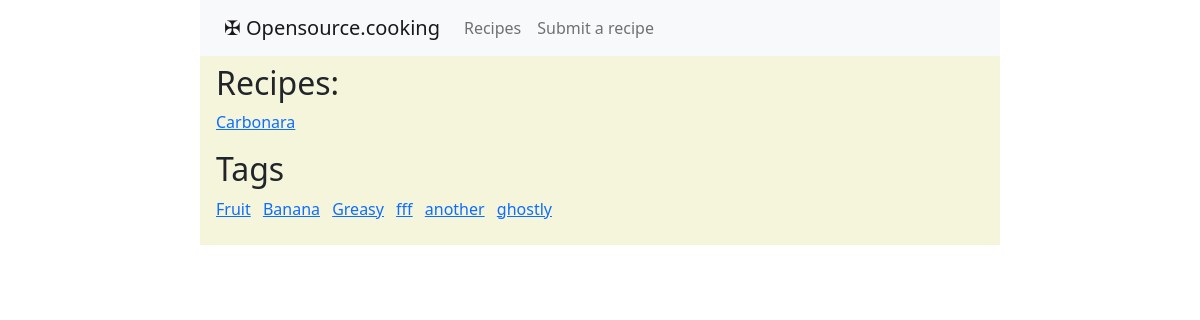
The app's page /, older data.
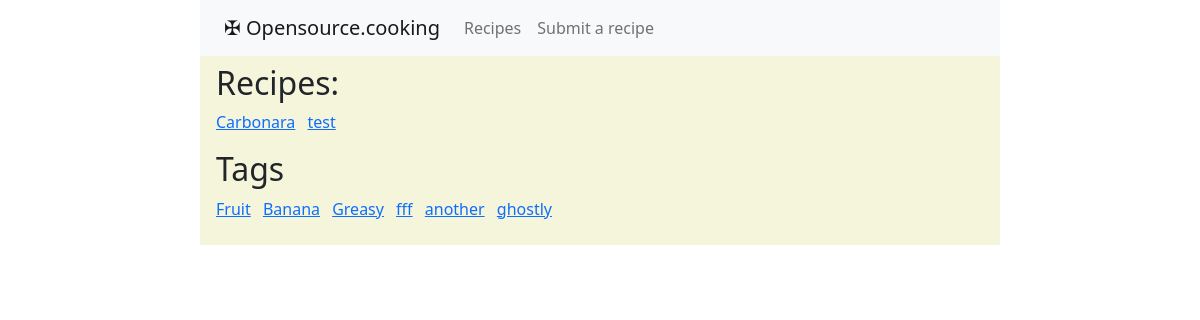
The same page, newer data.
### recipes/models.py (models this page shows, shortened)
class Recipe(models.Model):
  title = models.CharField(max_length=200)
  author = models.CharField(max_length=100, default="Anonymous")
  email = models.EmailField(max_length=254, blank=True)
  date_submitted = models.DateTimeField(auto_now_add=True)
  tags = models.ManyToManyField('Tag', related_name='recipes', blank=True)
  description = models.TextField(max_length=200, default=None)
  ingredients = models.TextField()
  instructions = models.TextField()
  link1 = models.URLField(max_length=300, blank=True)
  link2 = models.URLField(max_length=300, blank=True)
  visible = models.BooleanField(default=False)
  recipe_slug = models.SlugField(unique=True, default=ran_string(18))

class Tag(models.Model):
  name = models.CharField(max_length=100)
  slug = models.SlugField(unique=True, default=ran_string(18))

### recipes/views.py (the view)
# urls.py: path('', views.IndexView.as_view(), name='index'),
class IndexView(generic.ListView):
    template_name='recipes/index.html'
    def get_context_data(self,*args, **kwargs):
        context = super(IndexView, self).get_context_data(*args,**kwargs)
        context['recipe_list'] = Recipe.objects.filter(visible=True)
        context['tags'] = Tag.objects.all()
        return context
    def get_queryset(self):
        return Recipe.objects.filter(visible=True)

### recipes/templates/recipes/index.html
{% extends "recipes/base.html" %}
{% block content %}
<h2>Recipes:</h2>
{% if recipe_list %}
    <ul class="list-inline">
        {% for recipe in recipe_list %}
            <li class="list-inline-item"><a href="{% url 'recipes:detail' recipe.recipe_slug %}">{{ recipe.title }}</a></li>
        {% endfor %}
    </ul>
{% else %}
    <p> No recipes yet!</p>
{% endif %}
<h2>Tags</h2>
{% if tags %}
    <ul class="list-inline">
        {% for tag in tags %}
            <li class="list-inline-item"><a href="{% url 'recipes:tag' tag.slug %}">{{ tag.name }}</a></li>
        {% endfor %}
    </ul>
{% endif %}
{% endblock %}

Row changes from the older to the newer data that the page shows:
now on this page (row edited): Recipe: title "test"
